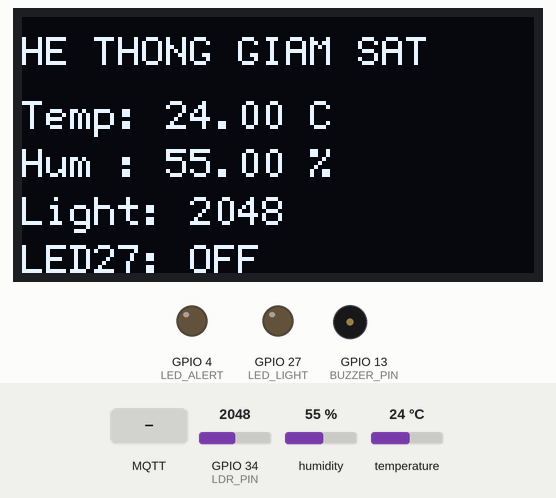
Simulated run of this program. Board: ESP32. Parts: 128×64 one-colour display, output pins drawn as LEDs (lit = HIGH), buzzer (waves = sounding, pin HIGH). Dashed ring = blinking. Inputs (shaded band) come from the test bench; at power-on: humidity 55 %, GPIO 34 (LDR_PIN) = 2048, temperature 24 °C. WiFi joins after 1.5 s; servers stay silent unless stated; no MQTT or app messages arrive unless stated; what the program prints to the serial monitor is not drawn.

Above: at 2.7 s.
2.8 s: MQTT message "1" arrives on the first subscribed topic
At 4.4 s:
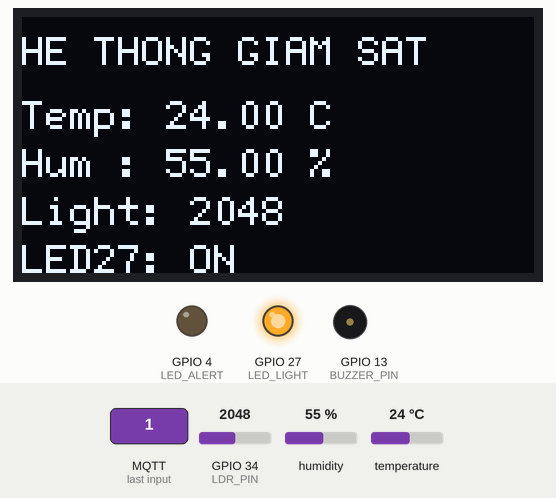
5.1 s: humidity set to 74 %
At 7.8 s:
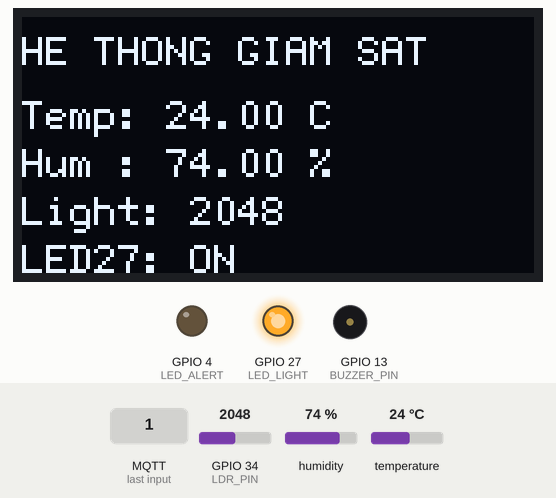
8.1 s: humidity set to 77 %
At 10.17 s:
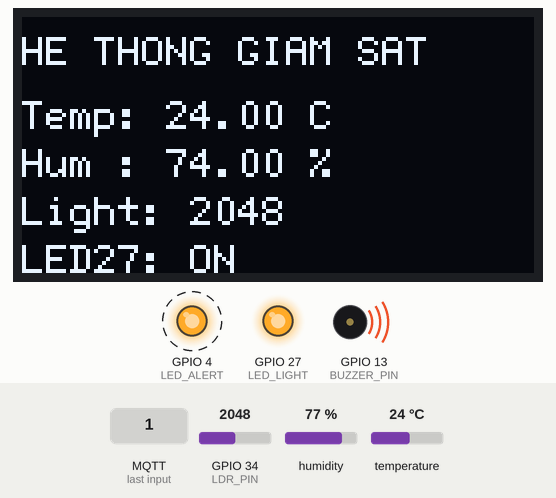
12.4 s: MQTT message "OFF" arrives on the first subscribed topic
At 13.18 s:
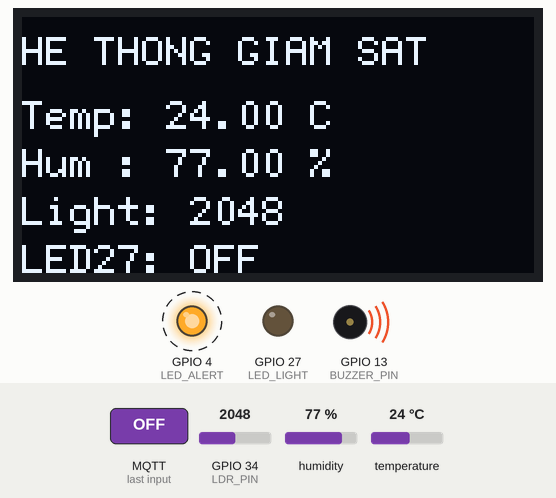
14.5 s: GPIO 34 (LDR_PIN) set to 2866
At 15.28 s:
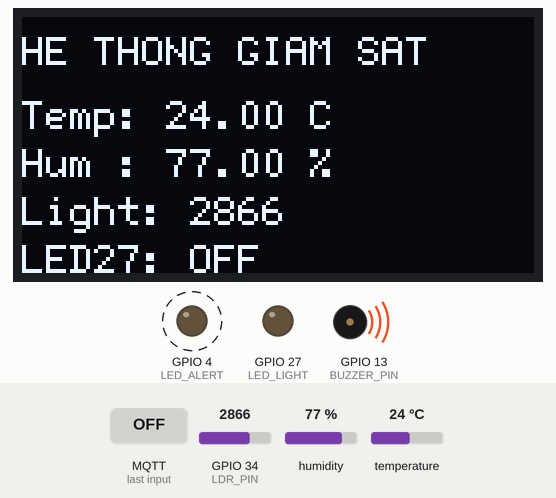
16.1 s: MQTT message "ON" arrives on the first subscribed topic
At 16.21 s:
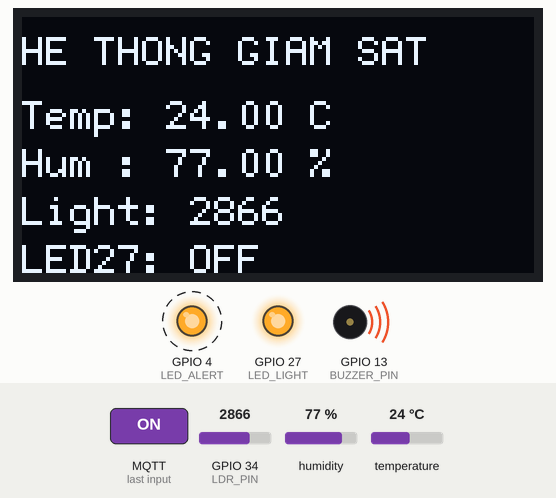
Timing chart, 0 to 18.8 s (numbered marks = the images above; inputs shaded):
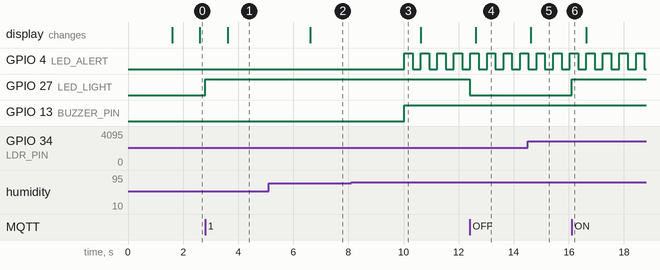

Measured:
- the behaviour switches between 75 and 76 % on humidity (found by bisection; images 2 and 3)
- after the input at 2.8 s, GPIO 27 (LED_LIGHT): LOW → HIGH at once; the display: changes after 0.81 s (image 1)
- after the input at 5.1 s, the display: changes after 1.5 s (image 2)
- after the input at 8.1 s, GPIO 4 (LED_ALERT): alternates HIGH for 0.30 s and LOW for 0.30 s, starting after 1.9 s; GPIO 13 (BUZZER_PIN): LOW → HIGH after 1.9 s
- after the input at 12.4 s, GPIO 27 (LED_LIGHT): HIGH → LOW at once; the display: changes after 0.22 s (image 4)
- after the input at 14.5 s, the display: changes after 0.12 s (image 5)
- after the input at 16.1 s, GPIO 27 (LED_LIGHT): LOW → HIGH at once

The program:

main.cpp
```cpp
#include <Arduino.h>
#include "config.h"
#include "lighting/light.h"
#include "environment/climate.h"
#include "display/oled.h"
#include "communication/network.h"

float currentTemp = 0;
float currentHum = 0;
int currentLight = 0;

bool led27State = false;
bool autoMode = true;
bool climateAlert = false;

bool blinkState = false;
unsigned long lastBlinkTime = 0;

unsigned long lastMqttTime = 0;
unsigned long lastTelegramAlertTime = 0;

void setup() {
  Serial.begin(115200);

  pinMode(LED_ALERT, OUTPUT);
  pinMode(BUZZER_PIN, OUTPUT);
  pinMode(LED_LIGHT, OUTPUT);

  digitalWrite(LED_ALERT, LOW);
  digitalWrite(BUZZER_PIN, LOW);
  digitalWrite(LED_LIGHT, LOW);

  lightInit();
  climateInit();
  oledInit();
  networkInit();
}

void loop() {
  networkUpdate();

  // telegramBotUpdate();

  lightUpdate();
  climateUpdate();
  oledUpdate();
}
```

network.cpp
```cpp
#include <Arduino.h>
#include <WiFi.h>
#include <PubSubClient.h>
#include <WiFiClientSecure.h>
#include <HTTPClient.h>
#include <UniversalTelegramBot.h>
#include "../config.h"
#include "network.h"

WiFiClientSecure mqttClient;
PubSubClient client(mqttClient);

WiFiClientSecure telegramClient;
UniversalTelegramBot bot(BOT_TOKEN, telegramClient);

unsigned long lastTelegramCheck = 0;
int lastUpdateId = 0;

void mqttCallback(char* topic, byte* payload, unsigned int length) {
  String cmd = "";

  for (unsigned int i = 0; i < length; i++) {
    cmd += (char)payload[i];
  }

  cmd.trim();

  Serial.print("Nhan topic: ");
  Serial.println(topic);
  Serial.print("Lenh: ");
  Serial.println(cmd);

  if (String(topic) == "esp/light") {
    if (cmd == "1" || cmd == "ON" || cmd == "on" || cmd == "true") {
      autoMode = false;
      led27State = true;
    }
    else if (cmd == "0" || cmd == "OFF" || cmd == "off" || cmd == "false") {
      autoMode = false;
      led27State = false;
    }
    else if (cmd == "AUTO" || cmd == "auto") {
      autoMode = true;
    }

    digitalWrite(LED_LIGHT, led27State ? HIGH : LOW);
  }
}

void connectWifi() {
  Serial.print("Dang ket noi WiFi");
  WiFi.begin(WIFI_SSID, WIFI_PASS);

  while (WiFi.status() != WL_CONNECTED) {
    delay(500);
    Serial.print(".");
  }

  Serial.println();
  Serial.println("Da ket noi WiFi");
  Serial.print("IP: ");
  Serial.println(WiFi.localIP());
}

void connectMqtt() {
  while (!client.connected()) {
    Serial.print("Dang ket noi MQTT...");

    if (client.connect("ESP32_Client", MQTT_USER, MQTT_PASS)) {
      Serial.println("OK");
      client.subscribe("esp/light");
      Serial.println("Sub: esp/light");
    } else {
      Serial.print("Loi MQTT: ");
      Serial.println(client.state());
      delay(3000);
    }
  }
}

String urlEncode(String text) {
  text.replace("%", "%25");
  text.replace(" ", "%20");
  text.replace("\n", "%0A");
  text.replace(":", "%3A");
  return text;
}

void sendTelegram(const String& message) {
  if (WiFi.status() != WL_CONNECTED) return;

  HTTPClient https;

  String url = "https://api.telegram.org/bot" + String(BOT_TOKEN)
             + "/sendMessage?chat_id=" + String(CHAT_ID)
             + "&text=" + urlEncode(message);

  telegramClient.setInsecure();
  https.begin(telegramClient, url);
  https.GET();
  https.end();
}

void publishClimateAlert(const String& message) {
  client.publish("esp/climate/alert", message.c_str());
}

void handleTelegramMessage(String text) {
  if (text == "/start") {
    String msg = "Menu:\n";
    msg += "/on\n";
    msg += "/off\n";
    msg += "/auto\n";
    msg += "/status";

    bot.sendMessage(CHAT_ID, msg, "");
  }
  else if (text == "/on") {
    autoMode = false;
    led27State = true;
    digitalWrite(LED_LIGHT, HIGH);
    bot.sendMessage(CHAT_ID, "LED ON", "");
  }
  else if (text == "/off") {
    autoMode = false;
    led27State = false;
    digitalWrite(LED_LIGHT, LOW);
    bot.sendMessage(CHAT_ID, "LED OFF", "");
  }
  else if (text == "/auto") {
    autoMode = true;
    bot.sendMessage(CHAT_ID, "AUTO MODE", "");
  }
  else if (text == "/status") {
    String msg = "TRANG THAI HE THONG\n";
    msg += "Nhiet do: " + String(currentTemp) + " C\n";
    msg += "Do am: " + String(currentHum) + " %\n";
    msg += "Anh sang: " + String(currentLight) + "\n";
    msg += "LED27: " + String(led27State ? "ON" : "OFF") + "\n";
    msg += "Mode: " + String(autoMode ? "AUTO" : "MANUAL");

    bot.sendMessage(CHAT_ID, msg, "");
  }
}

void telegramBotUpdate() {
  if (millis() - lastTelegramCheck < TELEGRAM_INTERVAL_MS) return;
  lastTelegramCheck = millis();

  int numNewMsg = bot.getUpdates(lastUpdateId + 1);

  while (numNewMsg) {
    for (int i = 0; i < numNewMsg; i++) {
      String chat_id = bot.messages[i].chat_id;
      String text = bot.messages[i].text;

      if (chat_id != CHAT_ID) continue;

      handleTelegramMessage(text);
      lastUpdateId = bot.messages[i].update_id;
    }

    numNewMsg = bot.getUpdates(lastUpdateId + 1);
  }
}

void networkInit() {
  connectWifi();

  mqttClient.setInsecure();
  telegramClient.setInsecure();

  client.setServer(MQTT_SERVER, MQTT_PORT);
  client.setCallback(mqttCallback);
}

void networkUpdate() {
  if (WiFi.status() != WL_CONNECTED) {
    connectWifi();
  }

  if (!client.connected()) {
    connectMqtt();
  }

  client.loop();

  if (millis() - lastMqttTime >= MQTT_INTERVAL_MS) {
    lastMqttTime = millis();

    String envJson = "{\"temp\":" + String(currentTemp, 1) +
                     ",\"hum\":" + String(currentHum, 1) + "}";

    client.publish("esp/environment", envJson.c_str());
    client.publish("esp/lighting", String(currentLight).c_str());
    client.publish("esp/light/status", led27State ? "1" : "0");
  }
}
```

network.h
```cpp
#ifndef NETWORK_H
#define NETWORK_H

void networkInit();
void networkUpdate();

void sendTelegram(const String& message);
void publishClimateAlert(const String& message);
void telegramBotUpdate();

#endif
```

oled.cpp
```cpp
#include <Arduino.h>
#include <Wire.h>
#include <U8g2lib.h>
#include "../config.h"
#include "oled.h"

U8G2_SSD1306_128X64_NONAME_F_HW_I2C u8g2(U8G2_R0, U8X8_PIN_NONE);
unsigned long lastOledTime = 0;

void oledInit() {
  Wire.begin(OLED_SDA, OLED_SCL);
  u8g2.begin();
}

void oledUpdate() {
  if (millis() - lastOledTime < 1000) return;
  lastOledTime = millis();

  u8g2.clearBuffer();
  u8g2.setFont(u8g2_font_6x12_tf);

  u8g2.drawStr(0, 12, "HE THONG GIAM SAT");

  String line1 = "Temp: " + String(currentTemp) + " C";
  String line2 = "Hum : " + String(currentHum) + " %";
  String line3 = "Light: " + String(currentLight);
  String line4 = String("LED27: ") + (led27State ? "ON" : "OFF");

  u8g2.drawStr(0, 28, line1.c_str());
  u8g2.drawStr(0, 40, line2.c_str());
  u8g2.drawStr(0, 52, line3.c_str());
  u8g2.drawStr(0, 64, line4.c_str());

  u8g2.sendBuffer();
}
```

oled.h
```cpp
#ifndef OLED_H
#define OLED_H

void oledInit();
void oledUpdate();

#endif
```

climate.cpp
```cpp
#include <Arduino.h>
#include <DHT.h>
#include "../config.h"
#include "../communication/network.h"
#include "climate.h"

DHT dht(DHT_PIN, DHT11);
unsigned long lastDhtRead = 0;

void climateInit() {
  dht.begin();
}

void climateUpdate() {
  if (millis() - lastDhtRead >= DHT_INTERVAL_MS) {
    lastDhtRead = millis();

    float t = dht.readTemperature();
    float h = dht.readHumidity();

    if (!isnan(t)) currentTemp = t;
    if (!isnan(h)) currentHum = h;

    if (currentTemp > TEMP_LIMIT || currentHum > HUM_LIMIT) {
      climateAlert = true;
    } else {
      climateAlert = false;
    }
  }

  if (climateAlert) {
    if (millis() - lastBlinkTime >= BLINK_INTERVAL_MS) {
      lastBlinkTime = millis();
      blinkState = !blinkState;
      digitalWrite(LED_ALERT, blinkState ? HIGH : LOW);
    }

    digitalWrite(BUZZER_PIN, HIGH);

    if (millis() - lastTelegramAlertTime >= TELEGRAM_COOLDOWN_MS) {
      lastTelegramAlertTime = millis();

      String msg = "CANH BAO MOI TRUONG!\n";
      msg += "Nhiet do: " + String(currentTemp) + " C\n";
      msg += "Do am: " + String(currentHum) + " %";

      // sendTelegram(msg);

      publishClimateAlert(msg);
    }
  } else {
    digitalWrite(LED_ALERT, LOW);
    digitalWrite(BUZZER_PIN, LOW);
  }
}
```

climate.h
```cpp
#ifndef CLIMATE_H
#define CLIMATE_H

void climateInit();
void climateUpdate();

#endif
```

light.cpp
```cpp
#include <Arduino.h>
#include "../config.h"
#include "light.h"

void lightInit() {
  pinMode(LDR_PIN, INPUT);
}

void lightUpdate() {
  currentLight = analogRead(LDR_PIN);

  if (autoMode) {
    if (currentLight > LIGHT_THRESHOLD) {
      led27State = true;
    } else {
      led27State = false;
    }
  }

  digitalWrite(LED_LIGHT, led27State ? HIGH : LOW);
}
```

light.h
```cpp
#ifndef LIGHT_H
#define LIGHT_H

void lightInit();
void lightUpdate();

#endif
```

config.h
```cpp
#ifndef CONFIG_H
#define CONFIG_H

#include <Arduino.h>

// wifi
#define WIFI_SSID "Hirohito"
#define WIFI_PASS "123456789a"
//hime mqtt
#define MQTT_SERVER "4f7757dcfbe34fce84f94779c72a4976.s1.eu.hivemq.cloud"
#define MQTT_PORT 8883
#define MQTT_USER "otmahye"
#define MQTT_PASS "Khongnoi123aa"

//tele
#define BOT_TOKEN "8628303149:AAGVSiAB1C0ltuLYtil9FZufBO3Px2Jc_Es"
#define CHAT_ID   "5140203528"


#define LED_ALERT   4
#define BUZZER_PIN  13
#define DHT_PIN     18
#define LDR_PIN     34
#define OLED_SDA    21
#define OLED_SCL    22
#define LED_LIGHT   27

#define TEMP_LIMIT 35.0f
#define HUM_LIMIT  75.0f
#define LIGHT_THRESHOLD 4000


#define DHT_INTERVAL_MS 2000
#define BLINK_INTERVAL_MS 300
#define MQTT_INTERVAL_MS 3000
#define TELEGRAM_COOLDOWN_MS 30000
#define TELEGRAM_INTERVAL_MS 1000


extern float currentTemp;
extern float currentHum;
extern int currentLight;

extern bool led27State;
extern bool autoMode;
extern bool climateAlert;

extern bool blinkState;
extern unsigned long lastBlinkTime;

extern unsigned long lastMqttTime;
extern unsigned long lastTelegramAlertTime;

#endif
```
